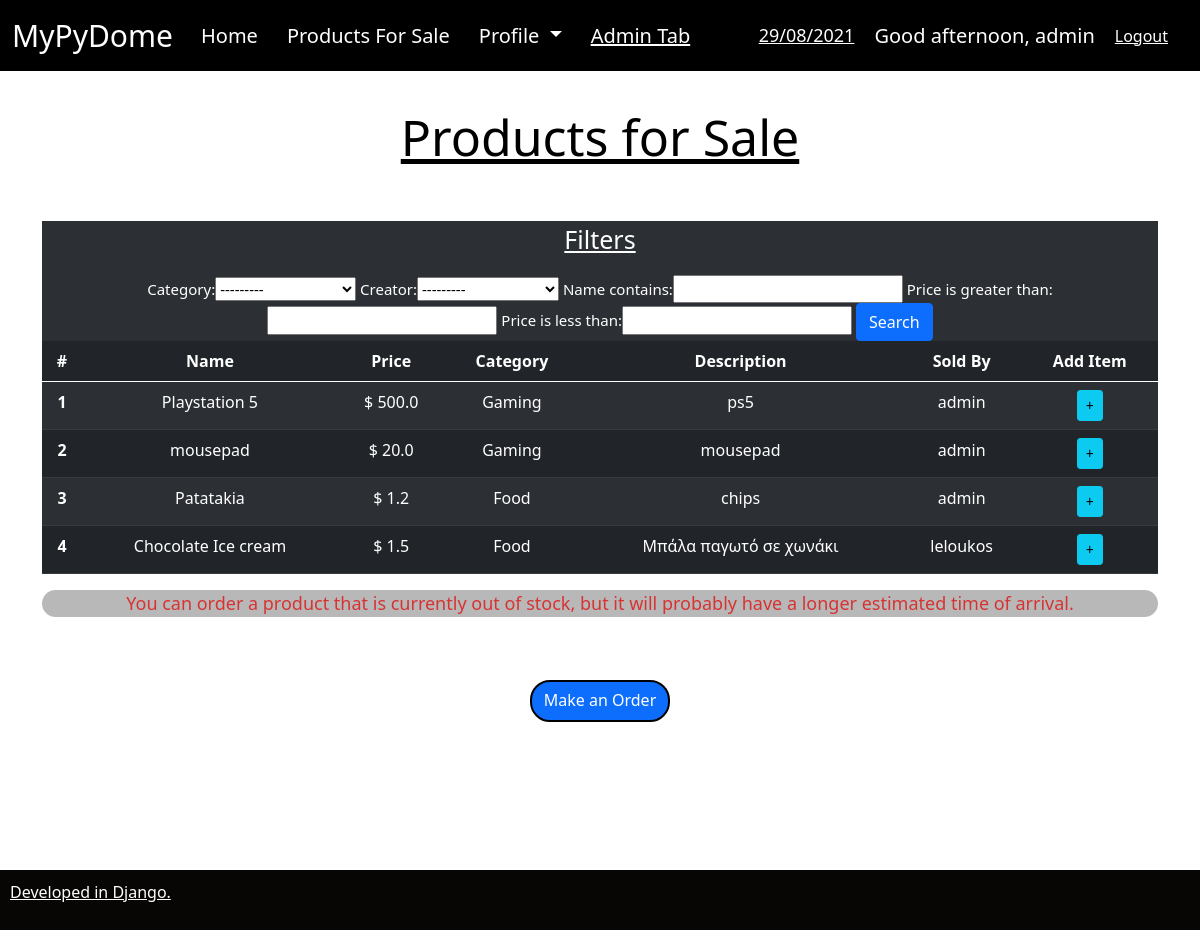
Page /products/products/ (signed in) on the earlier database version.
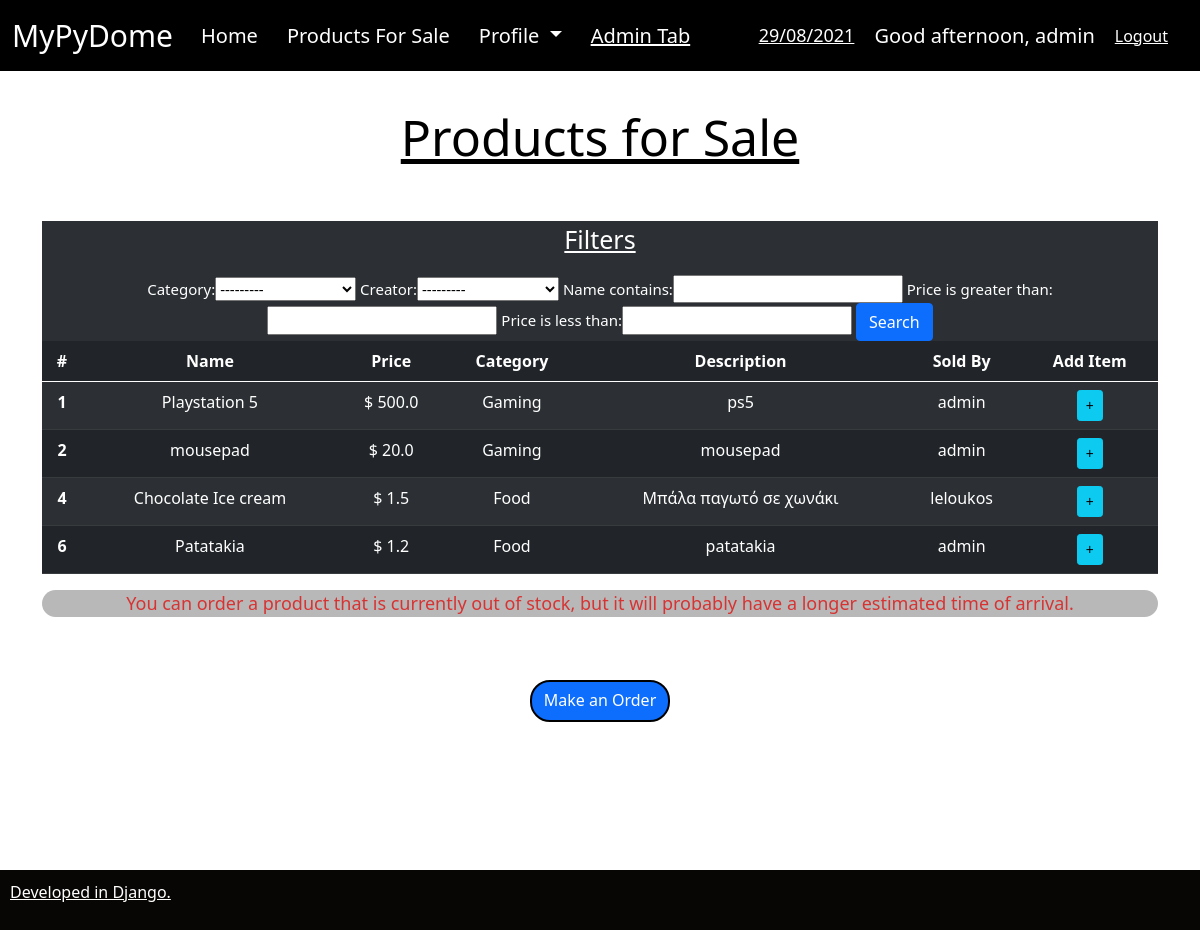
Same page on the later database version.
### products/models.py (models this page shows, shortened)
class Wishlist(models.Model):
    CATEGORY = (
        ('Groceries', 'Groceries'),
        ('Food', 'Food'),
        ('Clothing-Apparel', 'Clothing-Apparel'),
        ('Household', 'Household'),
        ('Appliances', 'Appliances'),
        ('Electronics', 'Electronics'),
        ('Gaming', 'Gaming'),
        ('Computer Parts', 'Computer Parts'),
    )
    name = models.CharField(max_length=200, null=True)
    price = models.FloatField(null=True)
    stock = models.IntegerField(null=True)
    category = models.CharField(max_length=200, null=True, choices=CATEGORY)
    description = models.CharField(max_length=200, null=True)
    date_created = models.DateTimeField(auto_now_add=True, null=True)
    creator = models.ForeignKey(settings.AUTH_USER_MODEL, null=True, on_delete=models.SET_NULL)

### products/views.py (the view)
# urls.py: path('products/', views.pruducts_for_sale, name='_products_for_sale'),
@login_required(login_url='accounts')
def pruducts_for_sale(request):
    products = Wishlist.objects.all()
    orders = Order.objects.all()
    myFilter = ProductsForSale(request.GET, queryset=products)
    products = myFilter.qs   # neo 'products' meta so search
    context={'products': products, 'orders': orders, 'myFilter':myFilter}
    return render(request, 'products_for_sale.html', context)

### products/templates/products_for_sale.html (shortened to what this page needs)
{% extends 'base.html' %}
{% block content %}
<div class="container">
    <H2 align="center" style="font-size: 50px; color:rgb(0, 0, 0); text-decoration: underline;">
        Products for Sale
    </H2>
    <H2>&nbsp;
    </H2>
    <div class='container-fluid' style='opacity:1; background-color:rgb(44, 48, 52)'>
      <p align="center" style="font-size: 25px; color:rgb(255, 255, 255); text-decoration: underline;">
        Filters
      </p>
      <div align="center" class='container-fluid' style="font-size: 15px; color:rgb(255, 255, 255)">
        <form method="get">
          {{myFilter.form}}
          <button  class = 'btn btn-primary' type='submit' >
            Search</button>
        </form>
      </div>
    </div>
    <table style='text-align: center;' class="table table-dark table-striped">
        <thead>
            <tr>
              <th scope="col">#</th>
              <th scope="col">Name</th>
              <th scope="col">Price</th>
              <th scope="col">Category</th>
              <th scope="col">Description</th>
              <th scope="col">Sold By</th>
              <th scope="col">Add Item</th>
            </tr>
          </thead>
          <tbody>
            {% for item in products %}
            <tr>
              <th scope="row">{{ item.id }}</th>
                <td>{{ item.name }}</td>
                <td>$ {{ item.price }}</td>
                <td>{{ item.category }}</td>
                <td>{{ item.description }}</td>
                <td>{{item.creator}}</td>
                <td>
                    <a class="btn btn-sm btn-info" href="">+</a>
                </td>
            </tr>
            {% endfor %}
          </tbody>
    </table>
    <div  align="center" style='opacity:0.8; border-radius: 15px; background-color:rgb(167, 167, 167)'>
      <p style ="width:100%; font-size:18px; color:rgb(206, 0, 0)">
      You can order a product that is currently out of stock, but it will probably have a longer estimated time of arrival.
      </p>
    </div>
    <H2>&nbsp;
    </H2>
    <div align="center">
        <a class="btn btn-primary" style ="height: 42px; border-radius: 20px; border: 2px solid #000000;" href="/products/create_order" class="btn btn-primary" type="button">Make an Order</a>
    </div>
</div>
{% endblock %}

Differences in the rows shown:
removed Wishlist: id "3", name "Patatakia", price "1.2", category "Food", description "chips", creator "admin"
added Wishlist: id "6", name "Patatakia", price "1.2", category "Food", description "patatakia", creator "admin"
